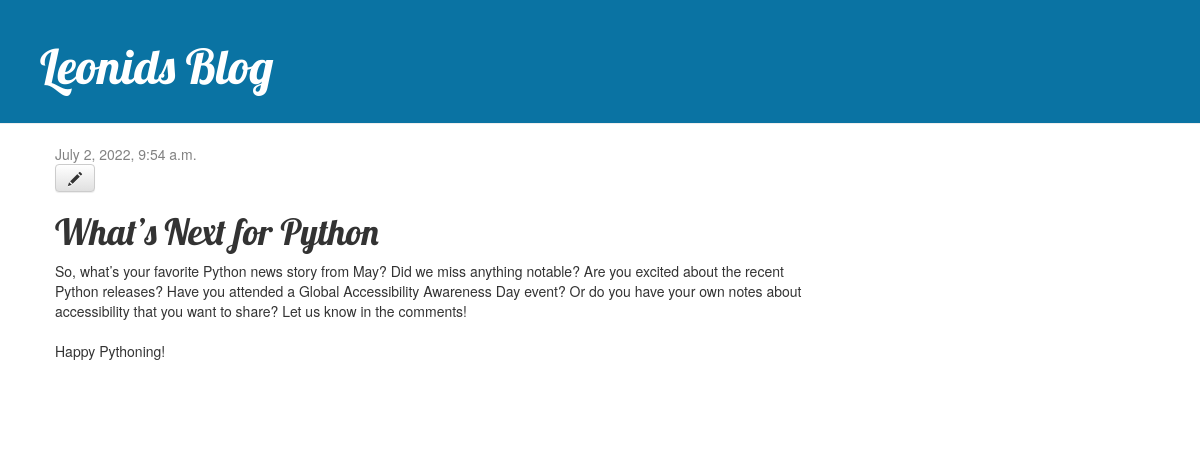
Screenshot of /post/3/ with the database file from the repository.
### blog/models.py (models this page shows, shortened)
class Post(models.Model):
    author = models.ForeignKey(settings.AUTH_USER_MODEL, on_delete=models.CASCADE)
    title = models.CharField(max_length=200)
    text = models.TextField()
    created_date = models.DateTimeField(default=timezone.now)
    published_date = models.DateTimeField(blank=True, null=True)

### blog/views.py (the view)
# urls.py: path('post/<int:pk>/', views.post_detail, name='post_detail'),
def post_detail(request, pk):
    Post.objects.get(pk=pk)
    post = get_object_or_404(Post, pk=pk)
    return render(request, 'blog/post_detail.html', {'post': post})

### blog/templates/blog/post_detail.html
{% extends 'blog/base.html' %}
{% block content %}
    <div class="post">
        {% if post.published_date %}
            <div class="date">
                {{ post.published_date }}
            </div>
        {% endif %}
        <a class="btn btn-default" href="{% url 'post_edit' pk=post.pk %}"><span class="glyphicon glyphicon-pencil"></span></a>
        <h1>{{ post.title }}</h1>
        <p>{{ post.text|linebreaksbr }}</p>
    </div>
{% endblock %}

### blog/static/css/blog.css (style rules this page uses)
h1, h2, h3, h4 { font-family: 'Lobster', cursive; }
.date { color: #828282; }
.post { margin-bottom: 70px; }

### rows the page displays
Post: published_date "July 2, 2022, 9:54 a.m.", title "What’s Next for Python", text "So, what’s your favorite Python news story from May? Did we miss anything notable? Are you excited about the recent Python releases? Have you attended a Global Accessibility Awareness Day event? Or do you have your own notes about accessibility that you want to share? Let us know in the comments! Happy Pythoning!"
